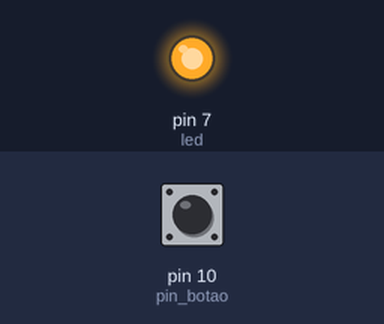
Simulated run of this sketch. Board: Arduino Uno, built with avr-gcc and run on an emulated ATmega328P. On the bench: output pins drawn as LEDs (lit = HIGH). The inputs (shaded band) are chosen by the test bench; at power-on: pin 10 (pin_botao) HIGH.

Above: at 1.2 s.
1.3 s: pin 10 (pin_botao) pulled LOW for 0.15 s
At 1.37 s:
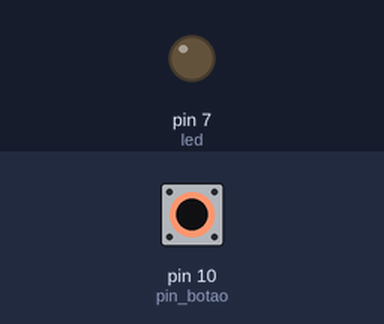
2.9 s: pin 10 (pin_botao) pulled LOW for 3.2 s
At 6.5 s:
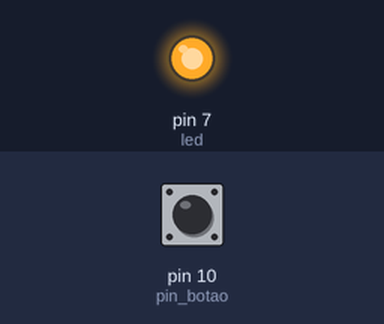
Timing chart, 0 to 8.0 s (numbered marks = the images above; inputs shaded):
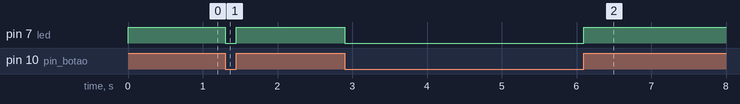

The sketch:

Botao_LED.ino
```cpp
/* ************************************************************************

Colégio SATC
Curso Técnico em Mecatrônica
Disciplina: Sistemas Embarcados
Turma: 3191
Professor: Marcos Antonio Jeremias Coelho

Programa: Acionamento de LED por botão com Pull-Up interno

Autor: Marcos Antonio Jeremias Coelho
Data: 06/03/2023
Versão: 1.0

************************************************************************ */

const int led = 7;				//
const int pin_botao = 10;			//

void setup() {
  pinMode(led, OUTPUT);				//
  pinMode(pin_botao, INPUT_PULLUP);		//
}

void loop() {
  int valor = digitalRead(pin_botao);		//
  if (valor == HIGH) {				//
    digitalWrite(led, HIGH); 			// Acende o led
  }
  else {					//
    digitalWrite(led, LOW); 			// Apaga o led
  }
}
```

Measured:
- after the input at 1.3 s, pin 7 (led): HIGH → LOW at once, → HIGH 0.15 s later
- after the input at 2.9 s, pin 7 (led): HIGH → LOW at once, → HIGH 3.2 s later
